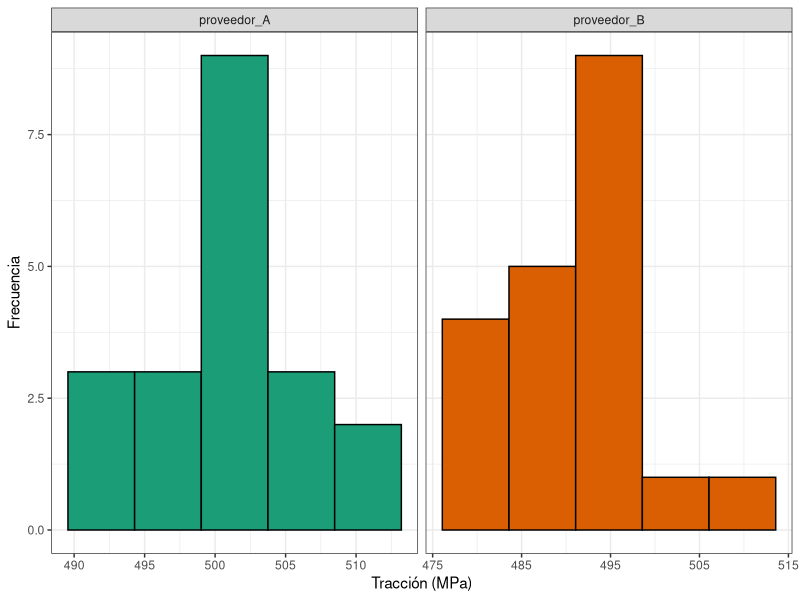
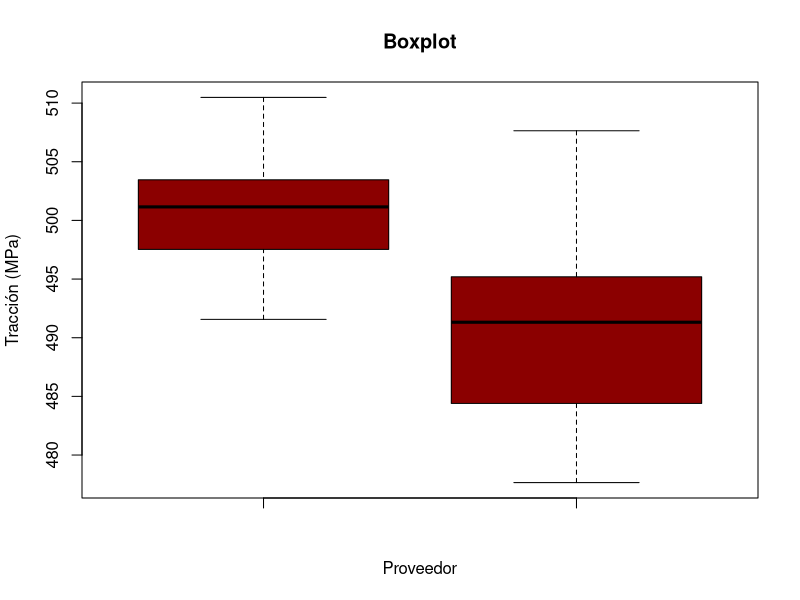

These figures' R source, in order:
## ---- chunk 1

library(tidyverse)

## ---- chunk 2

proveedor_A <- c(501.9274, 495.0801, 501.021, 505.5986, 509.8922, 
                 501.3304, 503.8653, 498.2751, 501.0132, 491.5641, 
                 493.7679, 501.2815, 503.0563, 491.6516, 496.7806, 
                 501.3209, 500.6065, 499.1927, 510.4843, 504.5014)

proveedor_B <- c(505.243, 495.27, 494.9515, 488.8753, 495.1143, 
                 497.0515, 491.1054, 477.6504, 493.4068, 478.8903, 
                 488.6042, 484.9166, 488.9433, 497.9492, 483.8777, 
                 491.5368, 507.64, 480.591, 491.6382, 483.3232)

## ---- chunk 3

data.frame(proveedor_A, proveedor_B) %>% 
  tidyr::pivot_longer(1:2, 
                      names_to = "Proveedor", 
                      values_to = "Valores") %>% 
  ggplot2::ggplot(aes(Valores, fill = Proveedor)) +
  geom_histogram(bins = 5, color = "black") + 
  labs(x = "Tracción (MPa)",
       y = "Frecuencia") +
  scale_fill_brewer(palette  = "Dark2") +
  facet_grid(~Proveedor, scales = "free_x") +
  theme_bw() +
  theme(legend.position = "none")


## ---- chunk 4

boxplot(proveedor_A, proveedor_B, 
        col = "darkred",
        main = "Boxplot", 
        xlab = "Proveedor", 
        ylab = "Tracción (MPa)")

## ---- chunk 5

var.test(x = proveedor_A,
         y = proveedor_B, 
         ratio = 1,
         conf.level = 0.93)

## ---- chunk 6

t.test(x = proveedor_A,
       y = proveedor_B,
       mu = 0, 
       var.equal = FALSE, # resultado de la prueba anterior
       conf.level = 0.93)
